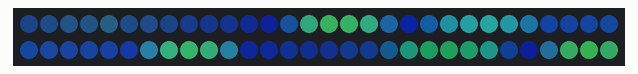
This sketch was run on a simulated Arduino Uno, built with avr-gcc and run on an emulated ATmega328P. Parts: 60 RGB LEDs in strip order, left to right, continuing on the next row. Dim RGB values are drawn brighter than linear.

Above: at 3.18 s.
At 8.09 s:
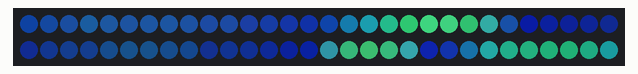
At 12.65 s:
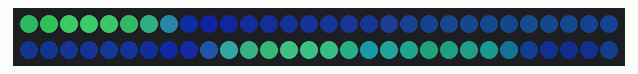
At 22.71 s:
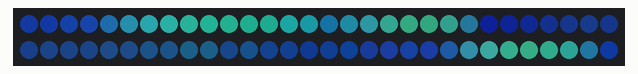
At 30.9 s:
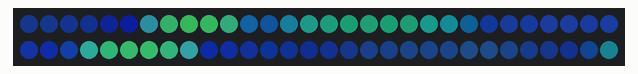
At 39.03 s:
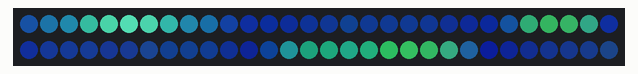

The sketch:

BLUE_PACIFICA.ino
```cpp
/// @file    Pacifica.ino
/// @brief   Gentle, blue-green ocean wave animation
/// @example Pacifica.ino

//
//  "Pacifica"
//  Gentle, blue-green ocean waves.
//  December 2019, Mark Kriegsman and Mary Corey March.
//  For Dan.
// will be adapated adapted, used by Eduardo Ortega
// All rights go to the original creator

#define FASTLED_ALLOW_INTERRUPTS 0
#include <FastLED.h>
FASTLED_USING_NAMESPACE

#define DATA_PIN            3
#define NUM_LEDS            60
#define MAX_POWER_MILLIAMPS 500
#define LED_TYPE            WS2812B
#define COLOR_ORDER         GRB

//////////////////////////////////////////////////////////////////////////

CRGB leds[NUM_LEDS];

void setup() {
  delay( 3000); // 3 second delay for boot recovery, and a moment of silence
  FastLED.addLeds<LED_TYPE,DATA_PIN,COLOR_ORDER>(leds, NUM_LEDS)
        .setCorrection( TypicalLEDStrip );
  FastLED.setMaxPowerInVoltsAndMilliamps( 5, MAX_POWER_MILLIAMPS);
}

void loop()
{
  EVERY_N_MILLISECONDS( 20) {
    pacifica_loop();
    FastLED.show();
  }
}

//////////////////////////////////////////////////////////////////////////
//
// The code for this animation is more complicated than other examples, and
// while it is "ready to run", and documented in general, it is probably not
// the best starting point for learning.  Nevertheless, it does illustrate some
// useful techniques.
//
//////////////////////////////////////////////////////////////////////////
//
// In this animation, there are four "layers" of waves of light.
//
// Each layer moves independently, and each is scaled separately.
//
// All four wave layers are added together on top of each other, and then
// another filter is applied that adds "whitecaps" of brightness where the
// waves line up with each other more.  Finally, another pass is taken
// over the led array to 'deepen' (dim) the blues and greens.
//
// The speed and scale and motion each layer varies slowly within independent
// hand-chosen ranges, which is why the code has a lot of low-speed 'beatsin8' functions
// with a lot of oddly specific numeric ranges.
//
// These three custom blue-green color palettes were inspired by the colors found in
// the waters off the southern coast of California, https://goo.gl/maps/QQgd97jjHesHZVxQ7
//
CRGBPalette16 pacifica_palette_1 =
    { 0x000507, 0x000409, 0x00030B, 0x00030D, 0x000210, 0x000212, 0x000114, 0x000117,
      0x000019, 0x00001C, 0x000026, 0x000031, 0x00003B, 0x000046, 0x14554B, 0x28AA50 };
CRGBPalette16 pacifica_palette_2 =
    { 0x000507, 0x000409, 0x00030B, 0x00030D, 0x000210, 0x000212, 0x000114, 0x000117,
      0x000019, 0x00001C, 0x000026, 0x000031, 0x00003B, 0x000046, 0x0C5F52, 0x19BE5F };
CRGBPalette16 pacifica_palette_3 =
    { 0x000208, 0x00030E, 0x000514, 0x00061A, 0x000820, 0x000927, 0x000B2D, 0x000C33,
      0x000E39, 0x001040, 0x001450, 0x001860, 0x001C70, 0x002080, 0x1040BF, 0x2060FF };


void pacifica_loop()
{
  // Increment the four "color index start" counters, one for each wave layer.
  // Each is incremented at a different speed, and the speeds vary over time.
  static uint16_t sCIStart1, sCIStart2, sCIStart3, sCIStart4;
  static uint32_t sLastms = 0;
  uint32_t ms = GET_MILLIS();
  uint32_t deltams = ms - sLastms;
  sLastms = ms;
  uint16_t speedfactor1 = beatsin16(3, 179, 269);
  uint16_t speedfactor2 = beatsin16(4, 179, 269);
  uint32_t deltams1 = (deltams * speedfactor1) / 256;
  uint32_t deltams2 = (deltams * speedfactor2) / 256;
  uint32_t deltams21 = (deltams1 + deltams2) / 2;
  sCIStart1 += (deltams1 * beatsin88(1011,10,13));
  sCIStart2 -= (deltams21 * beatsin88(777,8,11));
  sCIStart3 -= (deltams1 * beatsin88(501,5,7));
  sCIStart4 -= (deltams2 * beatsin88(257,4,6));

  // Clear out the LED array to a dim background blue-green
  fill_solid( leds, NUM_LEDS, CRGB( 2, 6, 10));

  // Render each of four layers, with different scales and speeds, that vary over time
  pacifica_one_layer( pacifica_palette_1, sCIStart1, beatsin16( 3, 11 * 256, 14 * 256), beatsin8( 10, 70, 130), 0-beat16( 301) );
  pacifica_one_layer( pacifica_palette_2, sCIStart2, beatsin16( 4,  6 * 256,  9 * 256), beatsin8( 17, 40,  80), beat16( 401) );
  pacifica_one_layer( pacifica_palette_3, sCIStart3, 6 * 256, beatsin8( 9, 10,38), 0-beat16(503));
  pacifica_one_layer( pacifica_palette_3, sCIStart4, 5 * 256, beatsin8( 8, 10,28), beat16(601));

  // Add brighter 'whitecaps' where the waves lines up more
  pacifica_add_whitecaps();

  // Deepen the blues and greens a bit
  pacifica_deepen_colors();
}

// Add one layer of waves into the led array
void pacifica_one_layer( CRGBPalette16& p, uint16_t cistart, uint16_t wavescale, uint8_t bri, uint16_t ioff)
{
  uint16_t ci = cistart;
  uint16_t waveangle = ioff;
  uint16_t wavescale_half = (wavescale / 2) + 20;
  for( uint16_t i = 0; i < NUM_LEDS; i++) {
    waveangle += 250;
    uint16_t s16 = sin16( waveangle ) + 32768;
    uint16_t cs = scale16( s16 , wavescale_half ) + wavescale_half;
    ci += cs;
    uint16_t sindex16 = sin16( ci) + 32768;
    uint8_t sindex8 = scale16( sindex16, 240);
    CRGB c = ColorFromPalette( p, sindex8, bri, LINEARBLEND);
    leds[i] += c;
  }
}

// Add extra 'white' to areas where the four layers of light have lined up brightly
void pacifica_add_whitecaps()
{
  uint8_t basethreshold = beatsin8( 9, 55, 65);
  uint8_t wave = beat8( 7 );

  for( uint16_t i = 0; i < NUM_LEDS; i++) {
    uint8_t threshold = scale8( sin8( wave), 20) + basethreshold;
    wave += 7;
    uint8_t l = leds[i].getAverageLight();
    if( l > threshold) {
      uint8_t overage = l - threshold;
      uint8_t overage2 = qadd8( overage, overage);
      leds[i] += CRGB( overage, overage2, qadd8( overage2, overage2));
    }
  }
}

// Deepen the blues and greens
void pacifica_deepen_colors()
{
  for( uint16_t i = 0; i < NUM_LEDS; i++) {
    leds[i].blue = scale8( leds[i].blue,  145);
    leds[i].green= scale8( leds[i].green, 200);
    leds[i] |= CRGB( 2, 5, 7);
  }
}
```
